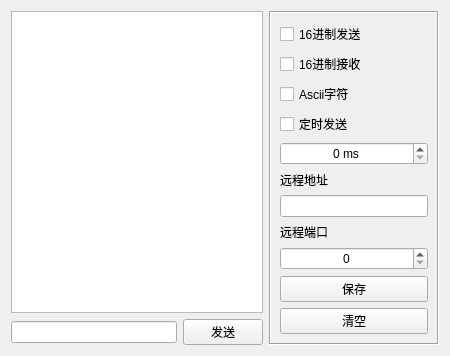
<?xml version="1.0" encoding="UTF-8"?>
<ui version="4.0">
 <class>HUdpClientWidget</class>
 <widget class="QWidget" name="HUdpClientWidget">
  <property name="geometry">
   <rect>
    <x>0</x>
    <y>0</y>
    <width>450</width>
    <height>340</height>
   </rect>
  </property>
  <property name="windowTitle">
   <string>Form</string>
  </property>
  <layout class="QGridLayout" name="gridLayout">
   <item row="0" column="0">
    <widget class="QTextEdit" name="textEdit">
     <property name="readOnly">
      <bool>true</bool>
     </property>
    </widget>
   </item>
   <item row="0" column="1" rowspan="2">
    <widget class="QFrame" name="frame">
     <property name="minimumSize">
      <size>
       <width>170</width>
       <height>0</height>
      </size>
     </property>
     <property name="maximumSize">
      <size>
       <width>170</width>
       <height>16777215</height>
      </size>
     </property>
     <property name="frameShape">
      <enum>QFrame::Box</enum>
     </property>
     <property name="frameShadow">
      <enum>QFrame::Sunken</enum>
     </property>
     <layout class="QVBoxLayout" name="verticalLayout_5">
      <property name="leftMargin">
       <number>9</number>
      </property>
      <property name="topMargin">
       <number>9</number>
      </property>
      <property name="rightMargin">
       <number>9</number>
      </property>
      <property name="bottomMargin">
       <number>9</number>
      </property>
      <item>
       <widget class="QCheckBox" name="checkBox_101">
        <property name="text">
         <string>16进制发送</string>
        </property>
       </widget>
      </item>
      <item>
       <widget class="QCheckBox" name="checkBox_102">
        <property name="text">
         <string>16进制接收</string>
        </property>
       </widget>
      </item>
      <item>
       <widget class="QCheckBox" name="checkBox_103">
        <property name="text">
         <string>Ascii字符</string>
        </property>
       </widget>
      </item>
      <item>
       <widget class="QCheckBox" name="checkBox_104">
        <property name="text">
         <string>定时发送</string>
        </property>
       </widget>
      </item>
      <item>
       <widget class="QSpinBox" name="spinBox_101">
        <property name="alignment">
         <set>Qt::AlignCenter</set>
        </property>
        <property name="suffix">
         <string> ms</string>
        </property>
        <property name="maximum">
         <number>60000</number>
        </property>
       </widget>
      </item>
      <item>
       <widget class="QLabel" name="label_101">
        <property name="text">
         <string>远程地址</string>
        </property>
       </widget>
      </item>
      <item>
       <widget class="QLineEdit" name="lineEdit_101"/>
      </item>
      <item>
       <widget class="QLabel" name="label_102">
        <property name="text">
         <string>远程端口</string>
        </property>
       </widget>
      </item>
      <item>
       <widget class="QSpinBox" name="spinBox_102">
        <property name="alignment">
         <set>Qt::AlignCenter</set>
        </property>
        <property name="maximum">
         <number>65535</number>
        </property>
       </widget>
      </item>
      <item>
       <widget class="QPushButton" name="pushButton_101">
        <property name="text">
         <string>保存</string>
        </property>
       </widget>
      </item>
      <item>
       <widget class="QPushButton" name="pushButton_102">
        <property name="text">
         <string>清空</string>
        </property>
       </widget>
      </item>
      <item>
       <spacer name="spacer_101">
        <property name="orientation">
         <enum>Qt::Vertical</enum>
        </property>
        <property name="sizeHint" stdset="0">
         <size>
          <width>20</width>
          <height>40</height>
         </size>
        </property>
       </spacer>
      </item>
     </layout>
    </widget>
   </item>
   <item row="1" column="0">
    <widget class="QWidget" name="widget" native="true">
     <layout class="QHBoxLayout" name="layTcpClient">
      <property name="leftMargin">
       <number>0</number>
      </property>
      <property name="topMargin">
       <number>0</number>
      </property>
      <property name="rightMargin">
       <number>0</number>
      </property>
      <property name="bottomMargin">
       <number>0</number>
      </property>
      <item>
       <widget class="QLineEdit" name="lineEdit_201"/>
      </item>
      <item>
       <widget class="QPushButton" name="pushButton_201">
        <property name="minimumSize">
         <size>
          <width>80</width>
          <height>0</height>
         </size>
        </property>
        <property name="maximumSize">
         <size>
          <width>80</width>
          <height>16777215</height>
         </size>
        </property>
        <property name="text">
         <string>发送</string>
        </property>
       </widget>
      </item>
     </layout>
    </widget>
   </item>
  </layout>
 </widget>
 <resources/>
 <connections/>
</ui>
